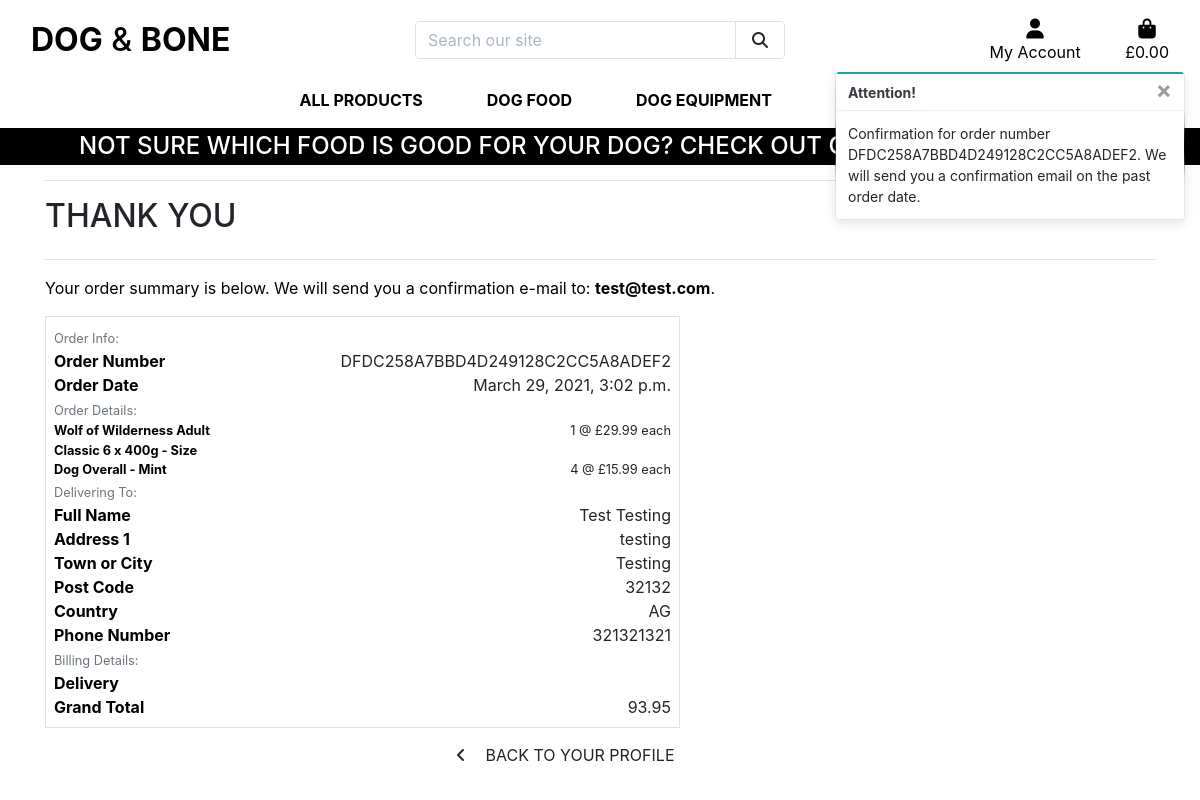
Page /profile/order_history/DFDC258A7BBD4D249128C2CC5A8ADEF2 on the committed database.
### checkout/models.py (models this page shows, shortened)
class Order(models.Model):
    order_number = models.CharField(max_length=32, null=False, editable=False)
    user_profile = models.ForeignKey(UserProfile, on_delete=models.SET_NULL,
                                     null=True, blank=True, related_name='orders')
    full_name = models.CharField(max_length=50, null=False, blank=False)
    email = models.EmailField(max_length=254, null=False, blank=False)
    phone_number = models.CharField(max_length=20, null=False, blank=False)
    country = CountryField(blank_label='Country *', null=False, blank=False)
    postcode = models.CharField(max_length=20, null=True, blank=True)
    town_or_city = models.CharField(max_length=40, null=False, blank=False)
    street_address1 = models.CharField(max_length=80, null=False, blank=False)
    street_address2 = models.CharField(max_length=80, null=True, blank=True)
    county = models.CharField(max_length=80, null=True, blank=True)
    date = models.DateTimeField(auto_now_add=True)
    grand_total = models.DecimalField(max_digits=10, decimal_places=2, null=False, default=0)
    original_basket = models.TextField(null=False, blank=False, default='')
    stripe_pid = models.CharField(max_length=254, null=False, blank=False, default='')
    """
    Generate a random order number using 'uuid'
    '_' before 'generate_order_number' indicates that
    it is a private method that will only be used inside
    this class
    """
    def _generate_order_number(self):
        return uuid.uuid4().hex.upper()
    """
    Update 'grand total' each time a 'lineitem' is added
    Delivery cost is always 0 as we offer free delivery
    so we don't have to account for that
    """
    """
    If the order does not have an order number, we call the
    '_generate_order_number' to create one and updates
    the original save
    """
    def save(self, *args, **kwargs):
        if not self.order_number:
            self.order_number = self._generate_order_number()
        super().save(*args, **kwargs)

class OrderLineItem(models.Model):
    order = models.ForeignKey(Order, null=False, blank=False, on_delete=models.CASCADE, related_name='lineitems')
    product = models.ForeignKey(Product, null=False, blank=False, on_delete=models.CASCADE)
    product_size = models.CharField(max_length=2, null=True, blank=True)
    quantity = models.IntegerField(null=False, blank=False, default=0)
    lineitem_total = models.DecimalField(max_digits=6, decimal_places=2, null=False, blank=False, editable=False)
    """
    Sets the 'lineitem' total and and updates
    the original save
    """
    def save(self, *args, **kwargs):
        self.lineitem_total = self.product.price * self.quantity
        super().save(*args, **kwargs)

### products/models.py (models this page shows, shortened)
class Product(models.Model):
    category = models.ForeignKey('Category', null=True, blank=True, on_delete=models.SET_NULL)
    sku = models.CharField(max_length=254, null=True, blank=True)
    name = models.CharField(max_length=254)
    description = models.TextField()
    has_size = models.BooleanField(default=False, null=True, blank=True)
    price = models.DecimalField(max_digits=6, decimal_places=2)
    rating = models.DecimalField(max_digits=6, decimal_places=2, null=True, blank=True)
    image_url = models.URLField(max_length=1024, null=True, blank=True)
    image = models.ImageField(null=True, blank=True)

### profiles/views.py (the view)
# urls.py: path('order_history/<order_number>', views.order_history, name='order_history'),
def order_history(request, order_number):
    order = get_object_or_404(Order, order_number=order_number)
    messages.info(request, (
        f'Confirmation for order number {order_number}. '
        'We will send you a confirmation email on the past order date.'
    ))
    template = 'checkout/checkout_success.html'
    context = {
        'order': order,
        'from_profile': True,
    }
    return render(request, template, context)

### basket/contexts.py (called while the page is built, shortened)
def basket_contents(request):
    basket_items = []
    total = 0
    product_count = 0
    delivery = 0
    basket = request.session.get('basket', {})
    grand_total = delivery + total
    context = {
        'basket_items': basket_items,
        'total': total,
        'product_count': product_count,
        'delivery': delivery,
        'grand_total': grand_total,
    }
    return context

### checkout/templates/checkout/checkout_success.html (shortened to what this page needs)
{% extends "base.html" %}
{% load static %}
{% block extra_css %}
    <link rel="stylesheet" href="{% static 'checkout/css/checkout.css' %}">
{% endblock %}
{% block page_header %}
    <div class="container header-container">
    </div>
{% endblock %}
{% block content %}
    <div class="overlay"></div>
    <div class="container">
        <div class="row">
            <div class="col">
                <hr>
                <h2 class="logo-font mb-4">Thank You</h2>
                <hr>
                <p class="text-black">Your order summary is below. We will send you a confirmation e-mail to: <strong>{{ order.email }}</strong>.</p>
            </div>
        </div>
        <div class="row">
            <div class="col-12 col-lg-7">
                <div class="order-confirmation-wrapper p-2 border">
                    <div class="row">
                        <div class="col">
                            <small class="text-muted">Order Info:</small>
                        </div>
                    </div>
                    <div class="row">
                        <div class="col-12 col-md-4">
                            <p class="mb-0 text-black font-weight-bold">Order Number</p>
                        </div>
                        <div class="col-12 col-md-8 text-md-right">
                            <p class="mb-0">{{ order.order_number }}</p>
                        </div>
                    </div>
                    <div class="row">
                        <div class="col-12 col-md-4">
                            <p class="mb-0 text-black font-weight-bold">Order Date</p>
                        </div>
                        <div class="col-12 col-md-8 text-md-right">
                            <p class="mb-0">{{ order.date }}</p>
                        </div>
                    </div>
                    <div class="row">
                        <div class="col">
                            <small class="text-muted">Order Details:</small>
                        </div>
                    </div>
                    {% for item in order.lineitems.all %}
                    <div class="row">
                        <div class="col-12 col-md-4">
                            <p class="small mb-0 text-black font-weight-bold">
                                {{ item.product.name }}{% if item.product_size %} - Size {{ item.product.size|upper }}{% endif %}
                            </p>
                        </div>
                        <div class="col-12 col-md-8 text-md-right">
                            <p class="small mb-0">{{ item.quantity }} @ £{{ item.product.price }} each</p>
                        </div>
                    </div>
                    {% endfor %}
                    <div class="row">
                        <div class="col">
                            <small class="text-muted">Delivering To:</small>
                        </div>
                    </div>
                    <div class="row">
                        <div class="col-12 col-md-4">
                            <p class="mb-0 text-black font-weight-bold">Full Name</p>
                        </div>
                        <div class="col-12 col-md-8 text-md-right">
                            <p class="mb-0">{{ order.full_name }}</p>
                        </div>
                    </div>
                    <div class="row">
                        <div class="col-12 col-md-4">
                            <p class="mb-0 text-black font-weight-bold">Address 1</p>
                        </div>
                        <div class="col-12 col-md-8 text-md-right">
                            <p class="mb-0">{{ order.street_address1 }}</p>
                        </div>
                    </div>
                    <div class="row">
                        <div class="col-12 col-md-4">
                            <p class="mb-0 text-black font-weight-bold">Town or City</p>
                        </div>
                        <div class="col-12 col-md-8 text-md-right">
                            <p class="mb-0">{{ order.town_or_city }}</p>
                        </div>
                    </div>
                    {% if order.postcode %}
                    <div class="row">
                        <div class="col-12 col-md-4">
                            <p class="mb-0 text-black font-weight-bold">Post Code</p>
                        </div>
                        <div class="col-12 col-md-8 text-md-right">
                            <p class="mb-0">{{ order.postcode }}</p>
                        </div>
                    </div>
                    {% endif %}
                    <div class="row">
                        <div class="col-12 col-md-4">
                            <p class="mb-0 text-black font-weight-bold">Country</p>
                        </div>
                        <div class="col-12 col-md-8 text-md-right">
                            <p class="mb-0">{{ order.country }}</p>
                        </div>
                    </div>
                    <div class="row">
                        <div class="col-12 col-md-4">
                            <p class="mb-0 text-black font-weight-bold">Phone Number</p>
                        </div>
                        <div class="col-12 col-md-8 text-md-right">
                            <p class="mb-0">{{ order.phone_number }}</p>
                        </div>
                    </div>
                    <div class="row">
                        <div class="col">
                            <small class="text-muted">Billing Details:</small>
                        </div>
                    </div>
                    <div class="row">
                        <div class="col-12 col-md-4">
                            <p class="mb-0 text-black font-weight-bold">Delivery</p>
                        </div>
                    </div>
                    <div class="row">
                        <div class="col-12 col-md-4">
                            <p class="mb-0 text-black font-weight-bold">Grand Total</p>
                        </div>
                        <div class="col-12 col-md-8 text-md-right">
                            <p class="mb-0">{{ order.grand_total }}</p>
                        </div>
                    </div>
                </div>
            </div>
        </div>
    </div>
    <div class="row">
        <div class="col-12 col-lg-7 text-right">
            {% if from_profile %}
                <a href="{% url 'profile' %}" class="btn btn-black rounded-1 my-2">
                    <span class="icon mr-2">
                        <i class="fas fa-angle-left"></i>
                    </span>
                    <span class="text-uppercase">Back to your Profile</span>
                </a>
            {% endif %}
        </div>
    </div>
{% endblock %}

### static/css/base.css (style rules this page uses)
html { height: 100%; }
body { background: url('/media/home_background.jpg') no-repeat center center fixed; background-size: cover; height: calc(100vh - 164px); color: #555; font-family: 'Lato'; }
.icon { align-items: center; display: inline-flex; justify-content: center; height: 1.5rem; width: 1.5rem; }
.logo-font { text-transform: uppercase; }
.btn-black { background: black; color: white; }
.text-black { color: #000 !important; }
.overlay { height: 100%; width: 100%; top: 0; left: 0; position: fixed; background: white; z-index: -1; }
@media (min-width: 1200px) { .container { max-width: 80%; } }
@media (min-width: 992px) { .header-container { padding-top: 164px; } }

### rows in the picture
Order: email "test@test.com", order_number "DFDC258A7BBD4D249128C2CC5A8ADEF2", date "March 29, 2021, 3:02 p.m.", full_name "Test Testing", street_address1 "testing", town_or_city "Testing", postcode "32132", country "AG", phone_number "321321321", grand_total "93.95"
OrderLineItem: product.name "Wolf of Wilderness Adult Classic 6 x 400g", quantity "1", product.price "29.99"
OrderLineItem: product.name "Dog Overall - Mint", quantity "4", product.price "15.99"

### other values in the picture
{{ message }} "Confirmation for order number DFDC258A7BBD4D249128C2CC5A8ADEF2. We will send you a confirmation email on the past order date."
